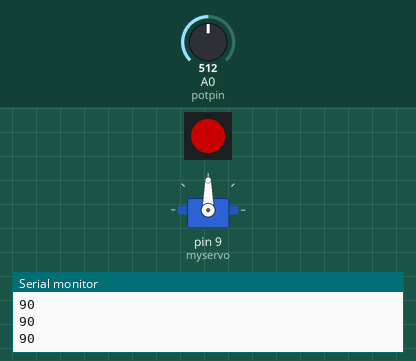
Simulated run of this sketch. Board: Arduino Uno, built with avr-gcc and run on an emulated ATmega328P. On the bench: servo, 1 RGB LEDs in strip order, left to right, the last lines printed to the serial monitor. Inputs (shaded band) come from the test bench; at power-on: A0 (potpin) = 512. Dim RGB values are drawn brighter than linear.

Above: at 1.2 s.
1.3 s: A0 (potpin) set to 716
At 2.5 s:
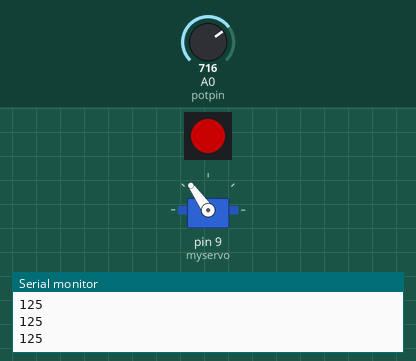
2.8 s: A0 (potpin) set to 900
At 3.8 s:
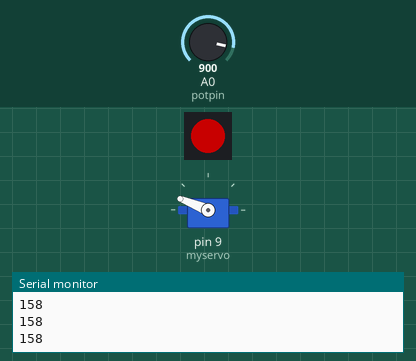
4.3 s: A0 (potpin) set to 1023
At 5.1 s:
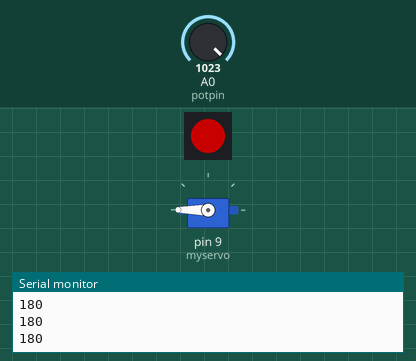
5.8 s: A0 (potpin) set to 306
At 6.3 s:
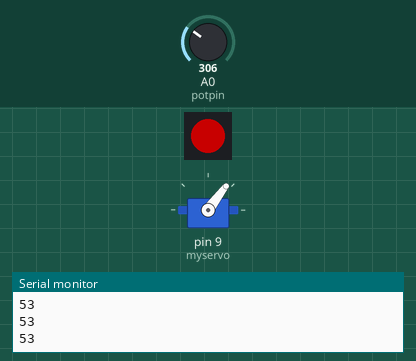
7.3 s: A0 (potpin) set to 122
At 8.6 s:
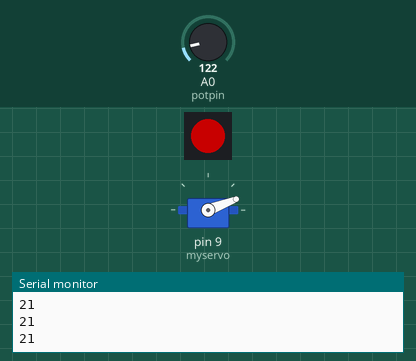
8.9 s: A0 (potpin) set to 0
At 10.0 s:
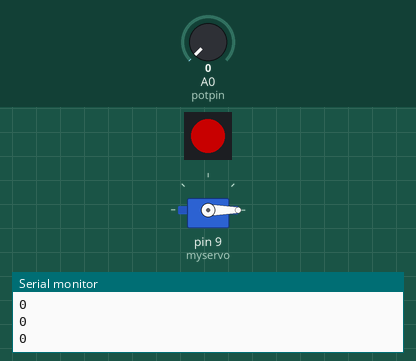
Timing chart, 0 to 11.4 s (numbered marks = the images above; inputs shaded):
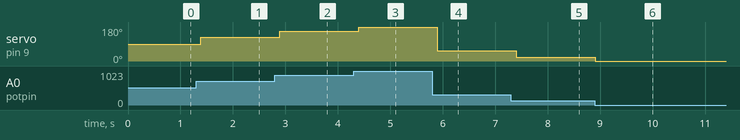

The sketch:

servoTest.ino
```cpp
/*
 Controlling a servo position using a potentiometer (variable resistor)
 by Michal Rinott <http://people.interaction-ivrea.it/m.rinott>
 modified on 8 Nov 2013
 by Scott Fitzgerald
 http://www.arduino.cc/en/Tutorial/Knob
*/

#include <Servo.h>
#include <Adafruit_NeoPixel.h>

Servo myservo;  // create servo object to control a servo

int potpin = A0;  // analog pin used to connect the potentiometer
int val;    // variable to read the value from the analog pin

#define LED_PIN 6
#define LED_COUNT 1

Adafruit_NeoPixel strip(LED_COUNT, LED_PIN, NEO_GRB + NEO_KHZ800);

void setup() {
  Serial.begin(9600);
  myservo.attach(9);  // attaches the servo on pin 9 to the servo object

  strip.begin();
  strip.show();
  strip.setBrightness(100);
}

void loop() {
  val = analogRead(potpin);            // reads the value of the potentiometer (value between 0 and 1023)
  val = map( val, 0, 1023, 0, 180);     // scale it to use it with the servo (value between 0 and 180)
  myservo.write(val);                  // sets the servo position according to the scaled value
  delay(15); // waits for the servo to get there
  Serial.println(val);

  colorWipe(strip.Color(255, 0, 0), 100);
}

void colorWipe(uint32_t color, int wait){
  for(int i=0; i<strip.numPixels(); i++){
    strip.setPixelColor(i, color);
    strip.show();
    delay(wait);
   // strip.clear();
  }
}
```

Measured:
- after the input at 1.3 s, servo on pin 9 (myservo): 90° → 125° after 0.09 s
- after the input at 2.8 s, servo on pin 9 (myservo): 125° → 158° after 0.09 s
- after the input at 4.3 s, servo on pin 9 (myservo): 158° → 180° after 0.09 s
- after the input at 5.8 s, servo on pin 9 (myservo): 180° → 53° after 0.10 s
- after the input at 7.3 s, servo on pin 9 (myservo): 53° → 21° after 0.10 s
- after the input at 8.9 s, servo on pin 9 (myservo): 21° → 0° at once
